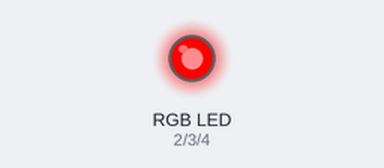
A sketch run on a simulated Arduino Uno, built with avr-gcc and run on an emulated ATmega328P. Parts: an RGB LED mixed from three pins (HIGH = lit).

Above: at 0.6 s.
At 2.5 s:
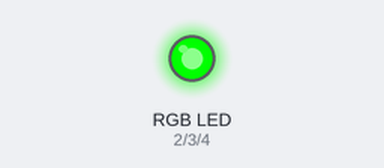
At 4.1 s:
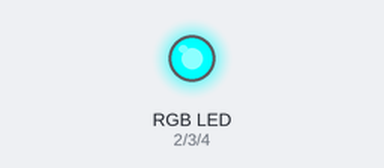
At 5.4 s:
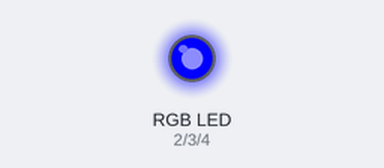
At 6.4 s:
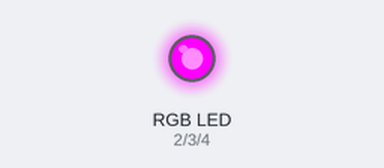
At 9.3 s:
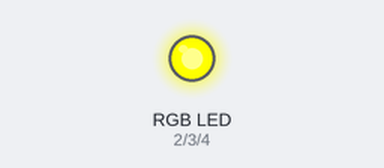
Timing chart, 0 to 10.0 s (numbered marks = the images above):
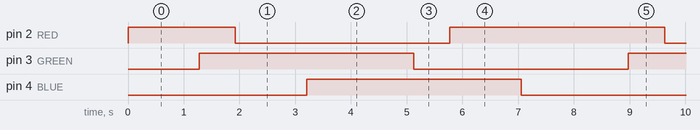

Measured:
- by itself, pin 2 (RED), pin 3 (GREEN), pin 4 (BLUE): alternates HIGH for 3.9 s and LOW for 3.9 s

The sketch:

RGB_LED_with_Arduino_PWM.ino
```cpp
// RGB LED + Встроенный генератор ШИМ

#define RED 2
#define GREEN 3
#define BLUE 4

void setup() {

  pinMode(RED, OUTPUT);
  pinMode(GREEN, OUTPUT);
  pinMode(BLUE, OUTPUT);
  analogWrite(RED, 255);

}

void loop() {

  for (int i = 0; i <= 255; i++) {
    analogWrite(GREEN, i);
    delay(5);
  }
  for (int i = 255; i >= 0; i--) {
    analogWrite(RED, i);
    delay(5);
  }
  for (int i = 0; i <= 255; i++) {
    analogWrite(BLUE, i);
    delay(5);
  }
  for (int i = 255; i >= 0; i--) {
    analogWrite(GREEN, i);
    delay(5);
  }
  for (int i = 0; i <= 255; i++) {
    analogWrite(RED, i);
    delay(5);
  }
  for (int i = 255; i >= 0; i--) {
    analogWrite(BLUE, i);
    delay(5);
  }

}


// Диод переливается всеми цветами:
//  1. Примем за начальную точку отсчета красный цвет (255, 0, 0).
//  2. Будем постепенно увеличивать значение зеленой составляющей G, пока не достигнем значения оранжевого (255, 125, 0), а затем и желтого цвета (255, 255, 0).
//  3. Постепенно уменьшим значение красной составляющей R до значения зеленого цвета (0, 255, 0).
//  4. Постепенно увеличим значение синей составляющей B до значения голубого цвета (0, 255, 255).
//  5. Постепенно уменьшим количество зеленой составляющей G до значения синего цвета (0, 0, 255).
//  6. Постепенно увеличим количество красной составляющей R до значения фиолетового цвета (255, 0, 255).
//  7. Выдерживаем небольшую паузу и переходим к шагу 1
```
